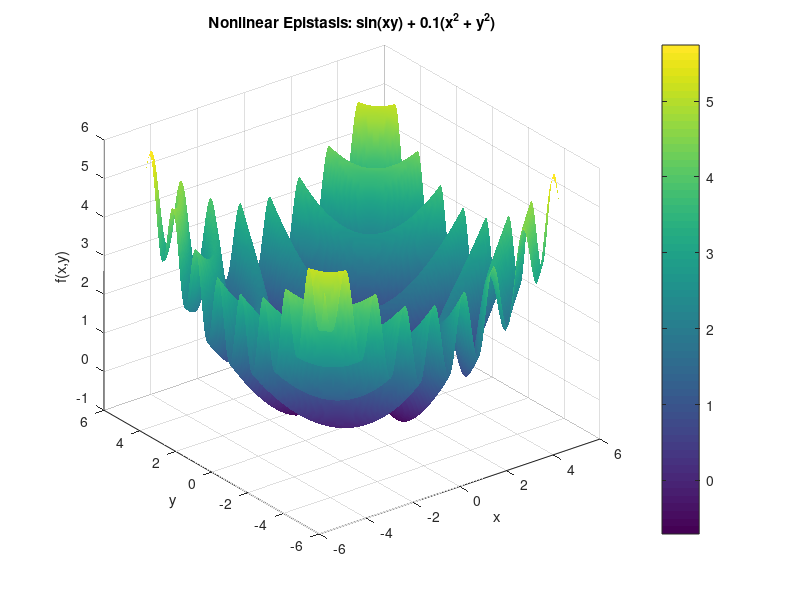

MATLAB code for this plot:
clc; clear; close all;

% Adjustable limits
limit = 5;
n = 200;

x = linspace(-limit, limit, n);
y = linspace(-limit, limit, n);
[X, Y] = meshgrid(x, y);


%% Function 2: Strong nonlinear epistasis
Z2 = sin(X .* Y) + 0.1*(X.^2 + Y.^2);

figure;
surf(X, Y, Z2);
title('Nonlinear Epistasis: sin(xy) + 0.1(x^2 + y^2)');
xlabel('x'); ylabel('y'); zlabel('f(x,y)');
shading interp; colorbar;
% Save
filename = "3dplot.png";
exportgraphics(gcf, filename, 'Resolution', 300);
